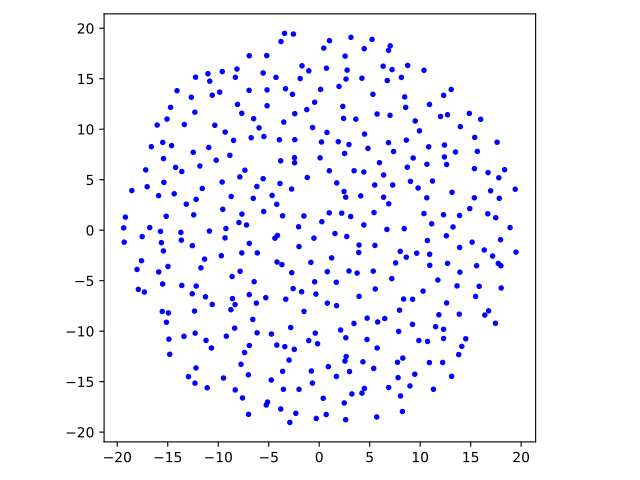

This figure's Python source:
import matplotlib.pyplot as plt

from structure_factor.point_processes import GinibrePointProcess
from structure_factor.spatial_windows import BallWindow

point_process = GinibrePointProcess()

window = BallWindow(center=[0, 0], radius=20)
points = point_process.generate_sample(window=window)

fig, ax = plt.subplots()
ax.plot(points[:, 0], points[:, 1], "b.")
ax.set_aspect("equal", "box")
plt.tight_layout(pad=1)
